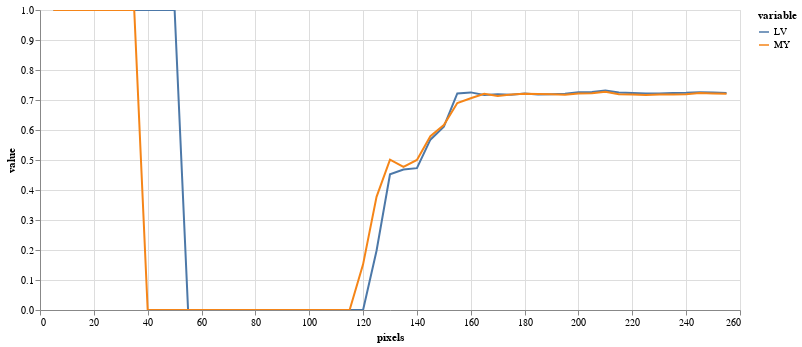

Source (notebook cell):
### Code cell
(alt
 .Chart(results.melt(id_vars=['pixels'],value_vars=['LV','MY']))
 .mark_line()
 .encode(
     x="pixels",
     y="value",
     color="variable",
     tooltip="value"
 )
 .properties(width=700,height=300)
 .interactive()
)

### Figure 1 — Vega-Lite specification as saved in the notebook (floating-point values rounded to 4 significant figures)
{"config": {"view": {"continuousWidth": 400, "continuousHeight": 300}}, "data": {"name": "data-45588942555a7292b7d7ebec1607f12f"}, "mark": "line", "encoding": {"color": {"type": "nominal", "field": "variable"}, "tooltip": {"type": "quantitative", "field": "value"}, "x": {"type": "quantitative", "field": "pixels"}, "y": {"type": "quantitative", "field": "value"}}, "height": 300, "selection": {"selector008": {"type": "interval", "bind": "scales", "encodings": ["x", "y"]}}, "width": 700, "$schema": "https://vega.github.io/schema/vega-lite/v4.8.1.json", "datasets": {"data-45588942555a7292b7d7ebec1607f12f": [{"pixels": 5, "variable": "LV", "value": 1.0}, {"pixels": 10, "variable": "LV", "value": 1.0}, {"pixels": 15, "variable": "LV", "value": 1.0}, {"pixels": 20, "variable": "LV", "value": 1.0}, {"pixels": 25, "variable": "LV", "value": 1.0}, {"pixels": 30, "variable": "LV", "value": 1.0}, {"pixels": 35, "variable": "LV", "value": 1.0}, {"pixels": 40, "variable": "LV", "value": 1.0}, {"pixels": 45, "variable": "LV", "value": 1.0}, {"pixels": 50, "variable": "LV", "value": 1.0}, {"pixels": 55, "variable": "LV", "value": 0.0}, {"pixels": 60, "variable": "LV", "value": 0.0}, {"pixels": 65, "variable": "LV", "value": 0.0}, {"pixels": 70, "variable": "LV", "value": 0.0}, {"pixels": 75, "variable": "LV", "value": 0.0}, {"pixels": 80, "variable": "LV", "value": 0.0}, {"pixels": 85, "variable": "LV", "value": 0.0}, {"pixels": 90, "variable": "LV", "value": 0.0}, {"pixels": 95, "variable": "LV", "value": 0.0}, {"pixels": 100, "variable": "LV", "value": 0.0}, {"pixels": 105, "variable": "LV", "value": 0.0}, {"pixels": 110, "variable": "LV", "value": 0.0}, {"pixels": 115, "variable": "LV", "value": 0.0}, {"pixels": 120, "variable": "LV", "value": 0.0}, {"pixels": 125, "variable": "LV", "value": 0.1976}, {"pixels": 130, "variable": "LV", "value": 0.4522}, {"pixels": 135, "variable": "LV", "value": 0.4685}, {"pixels": 140, "variable": "LV", "value": 0.4728}, {"pixels": 145, "variable": "LV", "value": 0.5677}, {"pixels": 150, "variable": "LV", "value": 0.611}, {"pixels": 155, "variable": "LV", "value": 0.7221}, {"pixels": 160, "variable": "LV", "value": 0.7254}, {"pixels": 165, "variable": "LV", "value": 0.717}, {"pixels": 170, "variable": "LV", "value": 0.7189}, {"pixels": 175, "variable": "LV", "value": 0.7178}, {"pixels": 180, "variable": "LV", "value": 0.7215}, {"pixels": 185, "variable": "LV", "value": 0.7182}, {"pixels": 190, "variable": "LV", "value": 0.7195}, {"pixels": 195, "variable": "LV", "value": 0.7207}, {"pixels": 200, "variable": "LV", "value": 0.7256}, {"pixels": 205, "variable": "LV", "value": 0.7268}, {"pixels": 210, "variable": "LV", "value": 0.7317}, {"pixels": 215, "variable": "LV", "value": 0.7253}, {"pixels": 220, "variable": "LV", "value": 0.7235}, {"pixels": 225, "variable": "LV", "value": 0.7216}, {"pixels": 230, "variable": "LV", "value": 0.7216}, {"pixels": 235, "variable": "LV", "value": 0.7234}, {"pixels": 240, "variable": "LV", "value": 0.7238}, {"pixels": 245, "variable": "LV", "value": 0.7257}, {"pixels": 250, "variable": "LV", "value": 0.725}, {"pixels": 255, "variable": "LV", "value": 0.7235}, {"pixels": 5, "variable": "MY", "value": 1.0}, {"pixels": 10, "variable": "MY", "value": 1.0}, {"pixels": 15, "variable": "MY", "value": 1.0}, {"pixels": 20, "variable": "MY", "value": 1.0}, {"pixels": 25, "variable": "MY", "value": 1.0}, {"pixels": 30, "variable": "MY", "value": 1.0}, {"pixels": 35, "variable": "MY", "value": 1.0}, {"pixels": 40, "variable": "MY", "value": 0.0}, {"pixels": 45, "variable": "MY", "value": 0.0}, {"pixels": 50, "variable": "MY", "value": 0.0}, {"pixels": 55, "variable": "MY", "value": 0.0}, {"pixels": 60, "variable": "MY", "value": 0.0}, {"pixels": 65, "variable": "MY", "value": 0.0}, {"pixels": 70, "variable": "MY", "value": 0.0}, {"pixels": 75, "variable": "MY", "value": 0.0}, {"pixels": 80, "variable": "MY", "value": 0.0}, {"pixels": 85, "variable": "MY", "value": 0.0}, {"pixels": 90, "variable": "MY", "value": 0.0}, {"pixels": 95, "variable": "MY", "value": 0.0}, {"pixels": 100, "variable": "MY", "value": 0.0}, {"pixels": 105, "variable": "MY", "value": 0.0}, {"pixels": 110, "variable": "MY", "value": 0.0}, {"pixels": 115, "variable": "MY", "value": 0.0}, {"pixels": 120, "variable": "MY", "value": 0.1521}, {"pixels": 125, "variable": "MY", "value": 0.3774}, {"pixels": 130, "variable": "MY", "value": 0.5012}, {"pixels": 135, "variable": "MY", "value": 0.4767}, {"pixels": 140, "variable": "MY", "value": 0.5}, {"pixels": 145, "variable": "MY", "value": 0.5792}, {"pixels": 150, "variable": "MY", "value": 0.6166}, {"pixels": 155, "variable": "MY", "value": 0.6898}, {"pixels": 160, "variable": "MY", "value": 0.706}, {"pixels": 165, "variable": "MY", "value": 0.7208}, {"pixels": 170, "variable": "MY", "value": 0.7135}, {"pixels": 175, "variable": "MY", "value": 0.7187}, {"pixels": 180, "variable": "MY", "value": 0.7212}, {"pixels": 185, "variable": "MY", "value": 0.7203}, {"pixels": 190, "variable": "MY", "value": 0.7191}, {"pixels": 195, "variable": "MY", "value": 0.7179}, {"pixels": 200, "variable": "MY", "value": 0.7219}, {"pixels": 205, "variable": "MY", "value": 0.7225}, {"pixels": 210, "variable": "MY", "value": 0.7272}, {"pixels": 215, "variable": "MY", "value": 0.7194}, {"pixels": 220, "variable": "MY", "value": 0.7187}, {"pixels": 225, "variable": "MY", "value": 0.7167}, {"pixels": 230, "variable": "MY", "value": 0.718}, {"pixels": 235, "variable": "MY", "value": 0.7187}, {"pixels": 240, "variable": "MY", "value": 0.7194}, {"pixels": 245, "variable": "MY", "value": 0.7233}, {"pixels": 250, "variable": "MY", "value": 0.7219}, {"pixels": 255, "variable": "MY", "value": 0.7205}]}}
